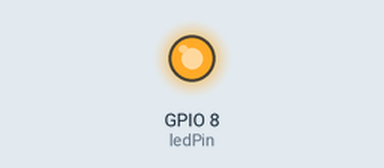
Bench run of a sketch on a simulated ESP32. Shown: output pins drawn as LEDs (lit = HIGH).

Above: at 1.5 s.
At 7.0 s:
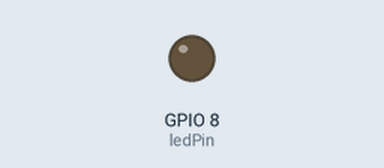
Timing chart, 0 to 14.3 s (numbered marks = the images above):
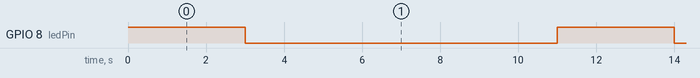

Measured:
- by itself, GPIO 8 (ledPin): alternates HIGH for 3.0 s and LOW for 8.0 s

The sketch:

esp32_blink.ino
```cpp
int ledPin = D9;    //Define LED pin
void setup(){
   pinMode(ledPin, OUTPUT);// Set ledPin as output mode
}

void loop(){
   digitalWrite(ledPin, HIGH);   // Outputting high, the LED turns on
   delay(3000);     //Delay 1 second
   digitalWrite(ledPin, LOW);  // Outputting low, the LED turns off
   delay(8000);
}
```
